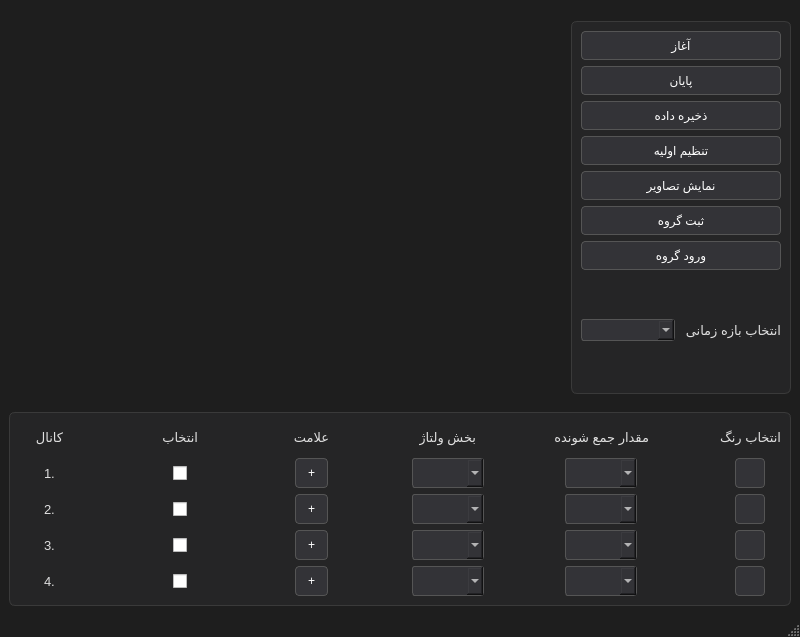
<?xml version="1.0" encoding="UTF-8"?>
<ui version="4.0">
 <class>MainWindow</class>
 <widget class="QMainWindow" name="MainWindow">
  <property name="geometry">
   <rect>
    <x>0</x>
    <y>0</y>
    <width>800</width>
    <height>637</height>
   </rect>
  </property>
  <property name="sizePolicy">
   <sizepolicy hsizetype="Preferred" vsizetype="Preferred">
    <horstretch>0</horstretch>
    <verstretch>0</verstretch>
   </sizepolicy>
  </property>
  <property name="font">
   <font>
    <family>B Koodak</family>
   </font>
  </property>
  <property name="windowTitle">
   <string>MainWindow</string>
  </property>
  <property name="styleSheet">
   <string notr="true">/* Set main window background to modern dark gray */
QMainWindow {
    background-color: #1e1e1e;
}

/* Styles for labels and checkable controls */
QLabel, QCheckBox {
    color: #e0e0e0;
    font-family: &quot;Segoe UI&quot;, Tahoma;
    font-size: 10pt;
}

/* Styles for channel configuration containers (GroupBox) */
QGroupBox {
    border: 1px solid #3a3a3a;
    border-radius: 6px;
    margin-top: 12px;
    background-color: #252526;
    color: #007ACC;
    font-weight: bold;
}
QGroupBox::title {
    subcontrol-origin: margin;
    left: 10px;
    padding: 0 5px;
}

/* Styles for control action buttons (Start, Stop, Save) */
QPushButton {
    background-color: #333337;
    border: 1px solid #555555;
    border-radius: 4px;
    color: #ffffff;
    padding: 6px 12px;
    font-family: &quot;Segoe UI&quot;;
}
QPushButton:hover {
    background-color: #3f3f46;
    border: 1px solid #007ACC; /* Blue border on mouse hover */
}
QPushButton:pressed {
    background-color: #007ACC;
}

/* Styles for selection inputs (QComboBox / QSpinBox) */
QComboBox, QSpinBox {
    background-color: #333337;
    border: 1px solid #555555;
    color: white;
    border-radius: 3px;
    padding: 2px 5px;
}</string>
  </property>
  <widget class="QWidget" name="centralwidget">
   <layout class="QGridLayout" name="gridLayout" rowstretch="1,0" columnstretch="1,0">
    <item row="0" column="0">
     <widget class="QCustomPlot" name="customPlot" native="true">
      <property name="sizePolicy">
       <sizepolicy hsizetype="Expanding" vsizetype="Expanding">
        <horstretch>0</horstretch>
        <verstretch>0</verstretch>
       </sizepolicy>
      </property>
      <property name="font">
       <font>
        <family>2  Titr</family>
       </font>
      </property>
     </widget>
    </item>
    <item row="0" column="1">
     <widget class="QGroupBox" name="groupBox_2">
      <property name="sizePolicy">
       <sizepolicy hsizetype="Fixed" vsizetype="Expanding">
        <horstretch>0</horstretch>
        <verstretch>0</verstretch>
       </sizepolicy>
      </property>
      <property name="minimumSize">
       <size>
        <width>200</width>
        <height>0</height>
       </size>
      </property>
      <property name="title">
       <string/>
      </property>
      <layout class="QVBoxLayout" name="verticalLayout">
       <item>
        <widget class="QPushButton" name="pushButton_30">
         <property name="text">
          <string>آغاز</string>
         </property>
        </widget>
       </item>
       <item>
        <widget class="QPushButton" name="pushButton_31">
         <property name="text">
          <string>پایان</string>
         </property>
        </widget>
       </item>
       <item>
        <widget class="QPushButton" name="pushButton_34">
         <property name="text">
          <string>ذخیره داده</string>
         </property>
        </widget>
       </item>
       <item>
        <widget class="QPushButton" name="pushButton_32">
         <property name="text">
          <string>تنظیم اولیه</string>
         </property>
        </widget>
       </item>
       <item>
        <widget class="QPushButton" name="pushButton_35">
         <property name="text">
          <string>نمایش تصاویر</string>
         </property>
        </widget>
       </item>
       <item>
        <widget class="QPushButton" name="pushButton_33">
         <property name="minimumSize">
          <size>
           <width>200</width>
           <height>0</height>
          </size>
         </property>
         <property name="text">
          <string>ثبت گروه</string>
         </property>
        </widget>
       </item>
       <item>
        <widget class="QPushButton" name="pushButton_login">
         <property name="text">
          <string>ورود گروه</string>
         </property>
        </widget>
       </item>
       <item>
        <layout class="QHBoxLayout" name="horizontalLayout">
         <property name="spacing">
          <number>10</number>
         </property>
         <item>
          <widget class="QComboBox" name="cmbTimeBase"/>
         </item>
         <item>
          <widget class="QLabel" name="label_31">
           <property name="text">
            <string>انتخاب بازه زمانی</string>
           </property>
          </widget>
         </item>
        </layout>
       </item>
      </layout>
     </widget>
    </item>
    <item row="1" column="0" colspan="2">
     <widget class="QGroupBox" name="groupBox">
      <property name="sizePolicy">
       <sizepolicy hsizetype="Preferred" vsizetype="Fixed">
        <horstretch>0</horstretch>
        <verstretch>0</verstretch>
       </sizepolicy>
      </property>
      <property name="minimumSize">
       <size>
        <width>0</width>
        <height>30</height>
       </size>
      </property>
      <property name="title">
       <string/>
      </property>
      <layout class="QGridLayout" name="gridLayout_5">
       <property name="horizontalSpacing">
        <number>70</number>
       </property>
       <item row="0" column="3" alignment="Qt::AlignHCenter">
        <widget class="QLabel" name="label_4">
         <property name="minimumSize">
          <size>
           <width>0</width>
           <height>30</height>
          </size>
         </property>
         <property name="text">
          <string>بخش ولتاژ</string>
         </property>
         <property name="wordWrap">
          <bool>true</bool>
         </property>
        </widget>
       </item>
       <item row="2" column="3" alignment="Qt::AlignHCenter">
        <widget class="QComboBox" name="comboBox_7">
         <property name="sizePolicy">
          <sizepolicy hsizetype="Fixed" vsizetype="Fixed">
           <horstretch>0</horstretch>
           <verstretch>0</verstretch>
          </sizepolicy>
         </property>
         <property name="minimumSize">
          <size>
           <width>0</width>
           <height>30</height>
          </size>
         </property>
        </widget>
       </item>
       <item row="2" column="2" alignment="Qt::AlignHCenter">
        <widget class="QPushButton" name="pushButton_10">
         <property name="sizePolicy">
          <sizepolicy hsizetype="Fixed" vsizetype="Fixed">
           <horstretch>0</horstretch>
           <verstretch>0</verstretch>
          </sizepolicy>
         </property>
         <property name="minimumSize">
          <size>
           <width>30</width>
           <height>30</height>
          </size>
         </property>
         <property name="text">
          <string>+</string>
         </property>
        </widget>
       </item>
       <item row="2" column="4" alignment="Qt::AlignHCenter">
        <widget class="QComboBox" name="comboBox_10">
         <property name="sizePolicy">
          <sizepolicy hsizetype="Fixed" vsizetype="Fixed">
           <horstretch>0</horstretch>
           <verstretch>0</verstretch>
          </sizepolicy>
         </property>
         <property name="minimumSize">
          <size>
           <width>0</width>
           <height>30</height>
          </size>
         </property>
        </widget>
       </item>
       <item row="3" column="1" alignment="Qt::AlignHCenter">
        <widget class="QCheckBox" name="checkBox_3">
         <property name="sizePolicy">
          <sizepolicy hsizetype="Fixed" vsizetype="Fixed">
           <horstretch>0</horstretch>
           <verstretch>0</verstretch>
          </sizepolicy>
         </property>
         <property name="minimumSize">
          <size>
           <width>0</width>
           <height>30</height>
          </size>
         </property>
         <property name="text">
          <string/>
         </property>
        </widget>
       </item>
       <item row="2" column="1" alignment="Qt::AlignHCenter">
        <widget class="QCheckBox" name="checkBox_2">
         <property name="sizePolicy">
          <sizepolicy hsizetype="Fixed" vsizetype="Fixed">
           <horstretch>0</horstretch>
           <verstretch>0</verstretch>
          </sizepolicy>
         </property>
         <property name="minimumSize">
          <size>
           <width>0</width>
           <height>30</height>
          </size>
         </property>
         <property name="text">
          <string/>
         </property>
        </widget>
       </item>
       <item row="3" column="2" alignment="Qt::AlignHCenter">
        <widget class="QPushButton" name="pushButton_11">
         <property name="sizePolicy">
          <sizepolicy hsizetype="Fixed" vsizetype="Fixed">
           <horstretch>0</horstretch>
           <verstretch>0</verstretch>
          </sizepolicy>
         </property>
         <property name="minimumSize">
          <size>
           <width>30</width>
           <height>30</height>
          </size>
         </property>
         <property name="text">
          <string>+</string>
         </property>
        </widget>
       </item>
       <item row="3" column="4" alignment="Qt::AlignHCenter">
        <widget class="QComboBox" name="comboBox_11">
         <property name="sizePolicy">
          <sizepolicy hsizetype="Fixed" vsizetype="Fixed">
           <horstretch>0</horstretch>
           <verstretch>0</verstretch>
          </sizepolicy>
         </property>
         <property name="minimumSize">
          <size>
           <width>0</width>
           <height>30</height>
          </size>
         </property>
        </widget>
       </item>
       <item row="1" column="5" alignment="Qt::AlignHCenter">
        <widget class="QPushButton" name="pushButton_2">
         <property name="sizePolicy">
          <sizepolicy hsizetype="Fixed" vsizetype="Fixed">
           <horstretch>0</horstretch>
           <verstretch>0</verstretch>
          </sizepolicy>
         </property>
         <property name="minimumSize">
          <size>
           <width>30</width>
           <height>30</height>
          </size>
         </property>
         <property name="maximumSize">
          <size>
           <width>30</width>
           <height>30</height>
          </size>
         </property>
         <property name="text">
          <string/>
         </property>
        </widget>
       </item>
       <item row="0" column="5" alignment="Qt::AlignHCenter">
        <widget class="QLabel" name="label_2">
         <property name="minimumSize">
          <size>
           <width>0</width>
           <height>30</height>
          </size>
         </property>
         <property name="text">
          <string>انتخاب رنگ</string>
         </property>
         <property name="wordWrap">
          <bool>true</bool>
         </property>
        </widget>
       </item>
       <item row="0" column="0" alignment="Qt::AlignHCenter">
        <widget class="QLabel" name="label">
         <property name="minimumSize">
          <size>
           <width>0</width>
           <height>30</height>
          </size>
         </property>
         <property name="text">
          <string>کانال</string>
         </property>
         <property name="wordWrap">
          <bool>true</bool>
         </property>
        </widget>
       </item>
       <item row="1" column="4" alignment="Qt::AlignHCenter">
        <widget class="QComboBox" name="comboBox_2">
         <property name="sizePolicy">
          <sizepolicy hsizetype="Fixed" vsizetype="Fixed">
           <horstretch>0</horstretch>
           <verstretch>0</verstretch>
          </sizepolicy>
         </property>
         <property name="minimumSize">
          <size>
           <width>0</width>
           <height>30</height>
          </size>
         </property>
        </widget>
       </item>
       <item row="4" column="0" alignment="Qt::AlignHCenter|Qt::AlignVCenter">
        <widget class="QLabel" name="label_10">
         <property name="sizePolicy">
          <sizepolicy hsizetype="Fixed" vsizetype="Fixed">
           <horstretch>0</horstretch>
           <verstretch>0</verstretch>
          </sizepolicy>
         </property>
         <property name="minimumSize">
          <size>
           <width>0</width>
           <height>30</height>
          </size>
         </property>
         <property name="text">
          <string>4.</string>
         </property>
        </widget>
       </item>
       <item row="3" column="3" alignment="Qt::AlignHCenter">
        <widget class="QComboBox" name="comboBox_8">
         <property name="sizePolicy">
          <sizepolicy hsizetype="Fixed" vsizetype="Fixed">
           <horstretch>0</horstretch>
           <verstretch>0</verstretch>
          </sizepolicy>
         </property>
         <property name="minimumSize">
          <size>
           <width>0</width>
           <height>30</height>
          </size>
         </property>
        </widget>
       </item>
       <item row="0" column="2" alignment="Qt::AlignHCenter">
        <widget class="QLabel" name="label_5">
         <property name="minimumSize">
          <size>
           <width>0</width>
           <height>30</height>
          </size>
         </property>
         <property name="text">
          <string>علامت</string>
         </property>
         <property name="wordWrap">
          <bool>true</bool>
         </property>
        </widget>
       </item>
       <item row="4" column="1" alignment="Qt::AlignHCenter">
        <widget class="QCheckBox" name="checkBox_4">
         <property name="sizePolicy">
          <sizepolicy hsizetype="Fixed" vsizetype="Fixed">
           <horstretch>0</horstretch>
           <verstretch>0</verstretch>
          </sizepolicy>
         </property>
         <property name="minimumSize">
          <size>
           <width>0</width>
           <height>30</height>
          </size>
         </property>
         <property name="text">
          <string/>
         </property>
        </widget>
       </item>
       <item row="1" column="2" alignment="Qt::AlignHCenter">
        <widget class="QPushButton" name="pushButton">
         <property name="sizePolicy">
          <sizepolicy hsizetype="Fixed" vsizetype="Fixed">
           <horstretch>0</horstretch>
           <verstretch>0</verstretch>
          </sizepolicy>
         </property>
         <property name="minimumSize">
          <size>
           <width>30</width>
           <height>30</height>
          </size>
         </property>
         <property name="text">
          <string>+</string>
         </property>
        </widget>
       </item>
       <item row="1" column="1" alignment="Qt::AlignHCenter">
        <widget class="QCheckBox" name="checkBox">
         <property name="sizePolicy">
          <sizepolicy hsizetype="Fixed" vsizetype="Fixed">
           <horstretch>0</horstretch>
           <verstretch>0</verstretch>
          </sizepolicy>
         </property>
         <property name="minimumSize">
          <size>
           <width>0</width>
           <height>30</height>
          </size>
         </property>
         <property name="text">
          <string/>
         </property>
        </widget>
       </item>
       <item row="3" column="5" alignment="Qt::AlignHCenter">
        <widget class="QPushButton" name="pushButton_4">
         <property name="sizePolicy">
          <sizepolicy hsizetype="Fixed" vsizetype="Fixed">
           <horstretch>0</horstretch>
           <verstretch>0</verstretch>
          </sizepolicy>
         </property>
         <property name="minimumSize">
          <size>
           <width>30</width>
           <height>30</height>
          </size>
         </property>
         <property name="maximumSize">
          <size>
           <width>30</width>
           <height>30</height>
          </size>
         </property>
         <property name="text">
          <string/>
         </property>
        </widget>
       </item>
       <item row="1" column="0" alignment="Qt::AlignHCenter">
        <widget class="QLabel" name="label_7">
         <property name="sizePolicy">
          <sizepolicy hsizetype="Fixed" vsizetype="Fixed">
           <horstretch>0</horstretch>
           <verstretch>0</verstretch>
          </sizepolicy>
         </property>
         <property name="minimumSize">
          <size>
           <width>0</width>
           <height>30</height>
          </size>
         </property>
         <property name="text">
          <string>1.</string>
         </property>
        </widget>
       </item>
       <item row="0" column="1" alignment="Qt::AlignHCenter">
        <widget class="QLabel" name="label_6">
         <property name="minimumSize">
          <size>
           <width>0</width>
           <height>30</height>
          </size>
         </property>
         <property name="text">
          <string>انتخاب</string>
         </property>
         <property name="wordWrap">
          <bool>true</bool>
         </property>
        </widget>
       </item>
       <item row="1" column="3" alignment="Qt::AlignHCenter">
        <widget class="QComboBox" name="comboBox">
         <property name="sizePolicy">
          <sizepolicy hsizetype="Fixed" vsizetype="Fixed">
           <horstretch>0</horstretch>
           <verstretch>0</verstretch>
          </sizepolicy>
         </property>
         <property name="minimumSize">
          <size>
           <width>0</width>
           <height>30</height>
          </size>
         </property>
        </widget>
       </item>
       <item row="4" column="4" alignment="Qt::AlignHCenter">
        <widget class="QComboBox" name="comboBox_12">
         <property name="sizePolicy">
          <sizepolicy hsizetype="Fixed" vsizetype="Fixed">
           <horstretch>0</horstretch>
           <verstretch>0</verstretch>
          </sizepolicy>
         </property>
         <property name="minimumSize">
          <size>
           <width>0</width>
           <height>30</height>
          </size>
         </property>
        </widget>
       </item>
       <item row="0" column="4" alignment="Qt::AlignHCenter">
        <widget class="QLabel" name="label_3">
         <property name="minimumSize">
          <size>
           <width>0</width>
           <height>30</height>
          </size>
         </property>
         <property name="text">
          <string>مقدار جمع شونده</string>
         </property>
         <property name="wordWrap">
          <bool>true</bool>
         </property>
        </widget>
       </item>
       <item row="4" column="5" alignment="Qt::AlignHCenter">
        <widget class="QPushButton" name="pushButton_5">
         <property name="sizePolicy">
          <sizepolicy hsizetype="Fixed" vsizetype="Fixed">
           <horstretch>0</horstretch>
           <verstretch>0</verstretch>
          </sizepolicy>
         </property>
         <property name="minimumSize">
          <size>
           <width>30</width>
           <height>30</height>
          </size>
         </property>
         <property name="maximumSize">
          <size>
           <width>30</width>
           <height>30</height>
          </size>
         </property>
         <property name="text">
          <string/>
         </property>
        </widget>
       </item>
       <item row="3" column="0" alignment="Qt::AlignHCenter">
        <widget class="QLabel" name="label_9">
         <property name="sizePolicy">
          <sizepolicy hsizetype="Fixed" vsizetype="Fixed">
           <horstretch>0</horstretch>
           <verstretch>0</verstretch>
          </sizepolicy>
         </property>
         <property name="minimumSize">
          <size>
           <width>0</width>
           <height>30</height>
          </size>
         </property>
         <property name="text">
          <string>3.</string>
         </property>
        </widget>
       </item>
       <item row="2" column="0" alignment="Qt::AlignHCenter">
        <widget class="QLabel" name="label_8">
         <property name="sizePolicy">
          <sizepolicy hsizetype="Fixed" vsizetype="Fixed">
           <horstretch>0</horstretch>
           <verstretch>0</verstretch>
          </sizepolicy>
         </property>
         <property name="minimumSize">
          <size>
           <width>0</width>
           <height>30</height>
          </size>
         </property>
         <property name="text">
          <string>2.</string>
         </property>
        </widget>
       </item>
       <item row="2" column="5" alignment="Qt::AlignHCenter">
        <widget class="QPushButton" name="pushButton_3">
         <property name="sizePolicy">
          <sizepolicy hsizetype="Fixed" vsizetype="Fixed">
           <horstretch>0</horstretch>
           <verstretch>0</verstretch>
          </sizepolicy>
         </property>
         <property name="minimumSize">
          <size>
           <width>30</width>
           <height>30</height>
          </size>
         </property>
         <property name="maximumSize">
          <size>
           <width>30</width>
           <height>30</height>
          </size>
         </property>
         <property name="text">
          <string/>
         </property>
        </widget>
       </item>
       <item row="4" column="3" alignment="Qt::AlignHCenter">
        <widget class="QComboBox" name="comboBox_9">
         <property name="sizePolicy">
          <sizepolicy hsizetype="Fixed" vsizetype="Fixed">
           <horstretch>0</horstretch>
           <verstretch>0</verstretch>
          </sizepolicy>
         </property>
         <property name="minimumSize">
          <size>
           <width>0</width>
           <height>30</height>
          </size>
         </property>
        </widget>
       </item>
       <item row="4" column="2" alignment="Qt::AlignHCenter">
        <widget class="QPushButton" name="pushButton_12">
         <property name="sizePolicy">
          <sizepolicy hsizetype="Fixed" vsizetype="Fixed">
           <horstretch>0</horstretch>
           <verstretch>0</verstretch>
          </sizepolicy>
         </property>
         <property name="minimumSize">
          <size>
           <width>30</width>
           <height>30</height>
          </size>
         </property>
         <property name="text">
          <string>+</string>
         </property>
        </widget>
       </item>
      </layout>
     </widget>
    </item>
   </layout>
  </widget>
  <widget class="QMenuBar" name="menubar">
   <property name="geometry">
    <rect>
     <x>0</x>
     <y>0</y>
     <width>800</width>
     <height>26</height>
    </rect>
   </property>
  </widget>
  <widget class="QStatusBar" name="statusbar"/>
 </widget>
 <customwidgets>
  <customwidget>
   <class>QCustomPlot</class>
   <extends>QWidget</extends>
   <header>qcustomplot.h</header>
   <container>1</container>
  </customwidget>
 </customwidgets>
 <resources/>
 <connections/>
</ui>
